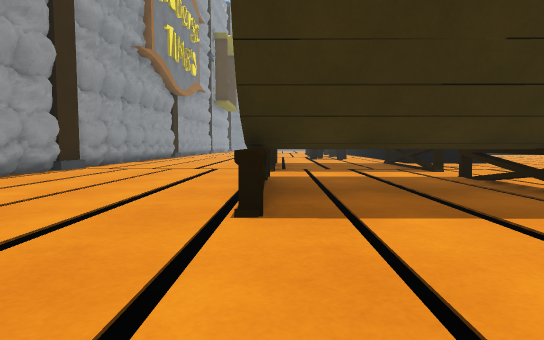
[1] (above)

24 first-person views from a walk through a Unity game level. The camera is 0.68 m above the floor, tilts 4° down and sees 75° across. The floor is counted in squares, 1 m on a side. Each view is taken from the middle of a square. On the plan, view 1 faces up. The plan holds only what a view shows up to about 10 squares ahead; the rest is blank. The place goes on beyond the plan. Some animated figures are not drawn.

[2]
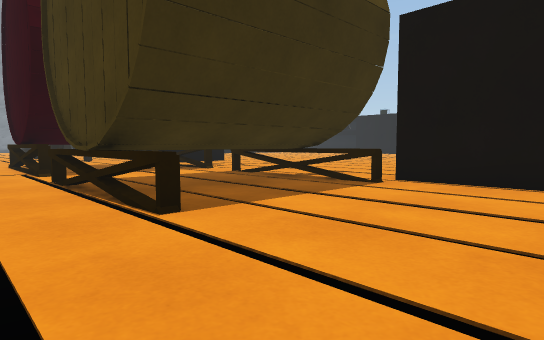

[3]
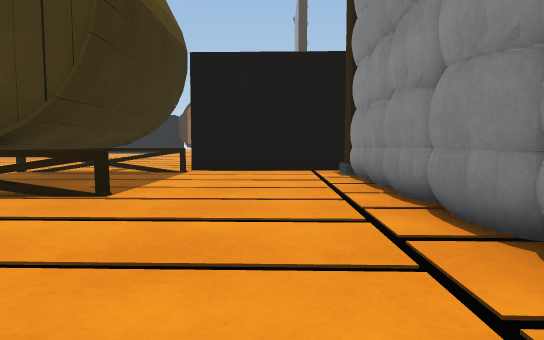

[4]
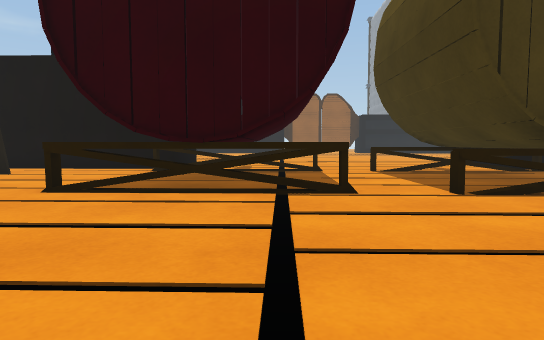

[5]
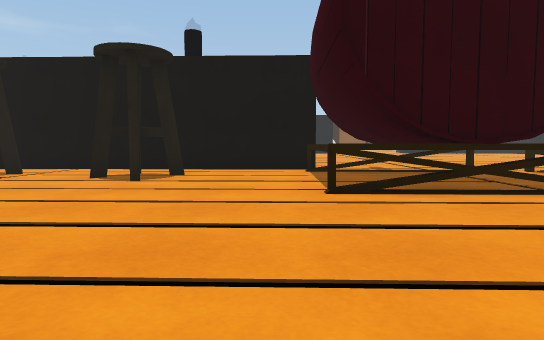

[6]
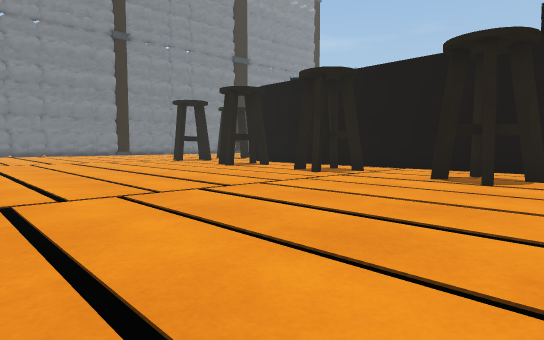

[7]
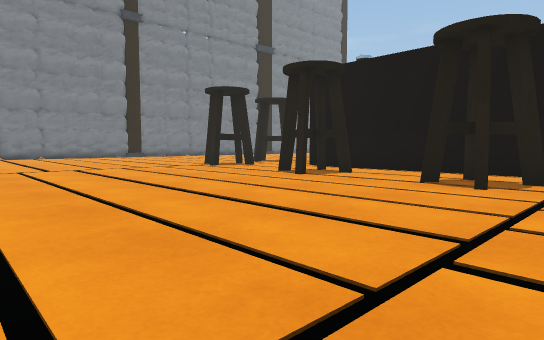

[8]
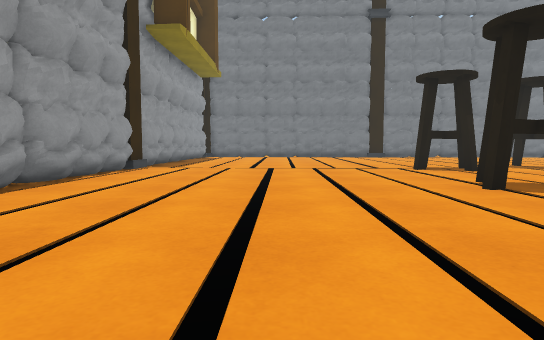

[9]
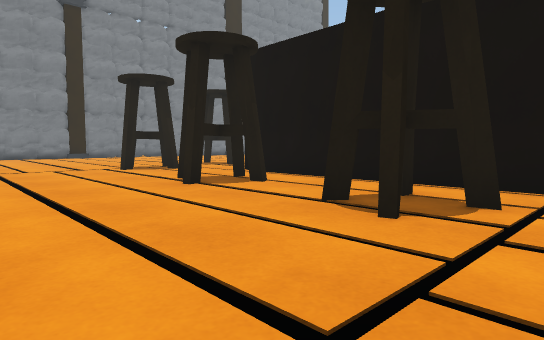

[10]
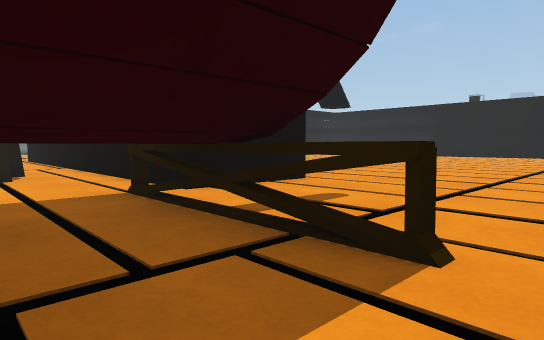

[11]
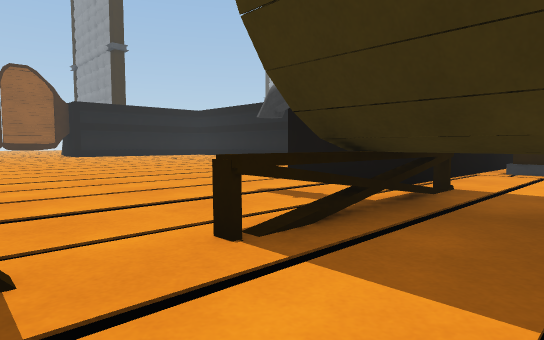

[12]
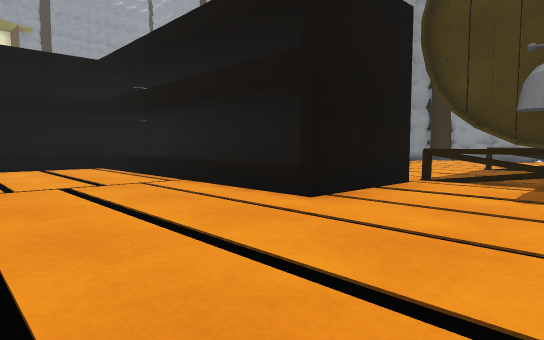

[13]
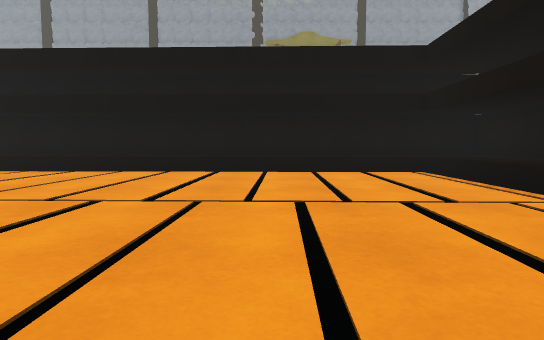

[14]
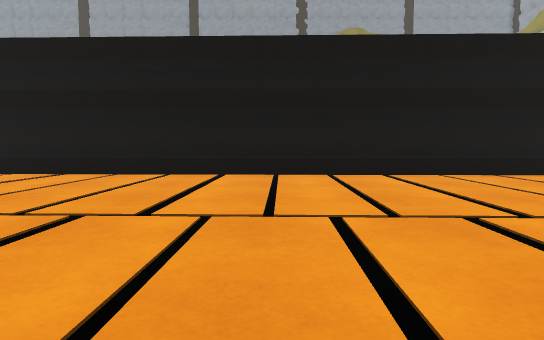

[15]
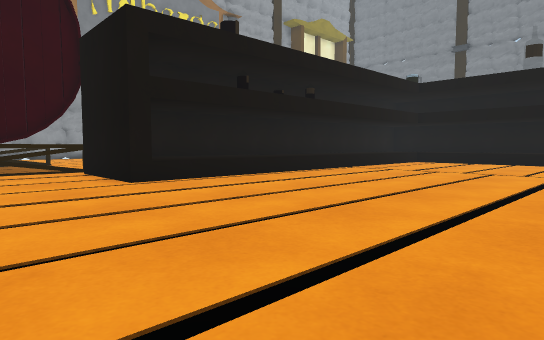

[16]
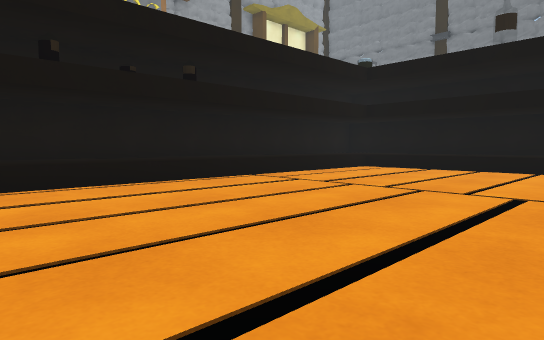

[17]
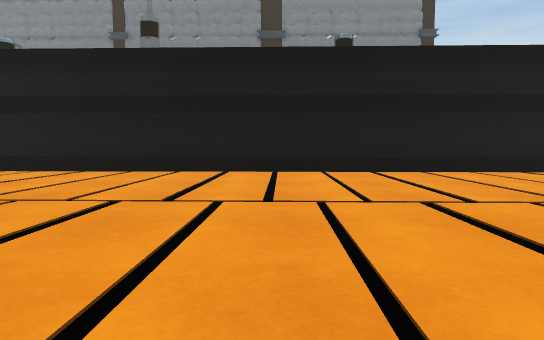

[18]
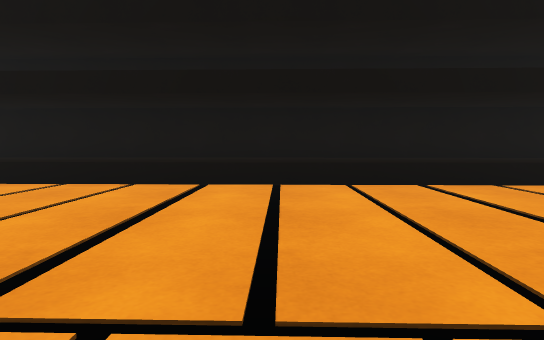

[19]
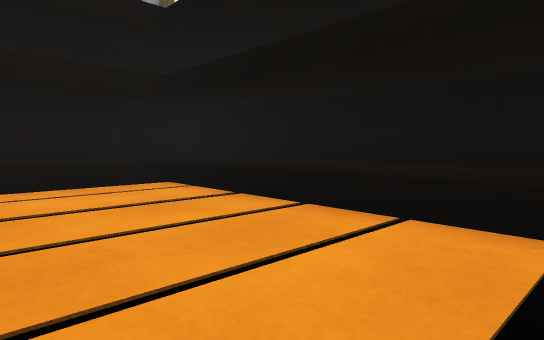

[20]
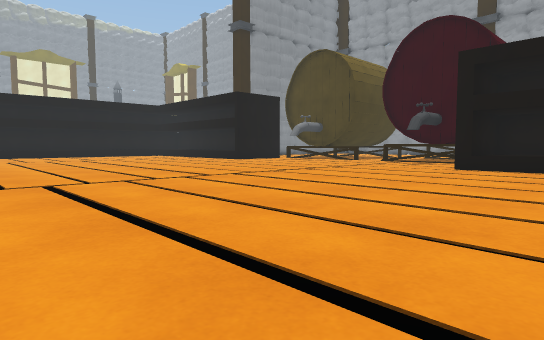

[21]
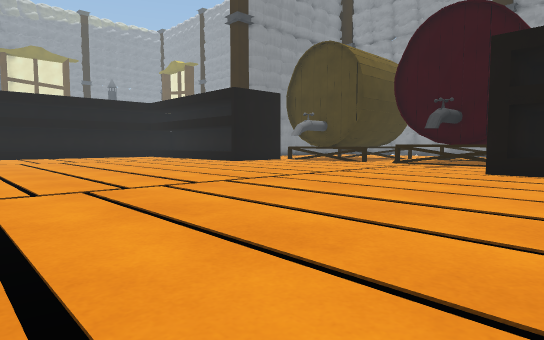

[22]
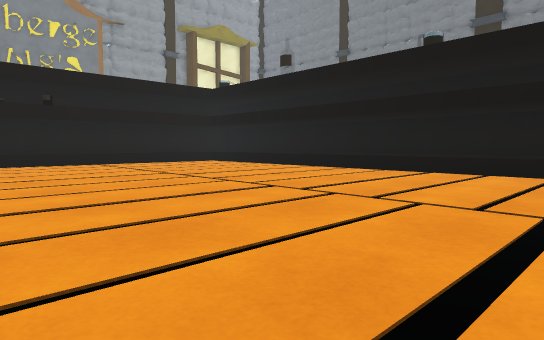

[23]
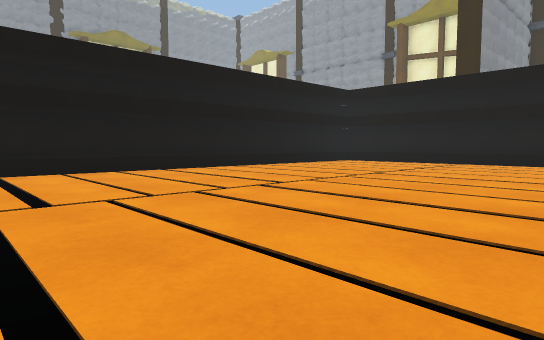

[24]
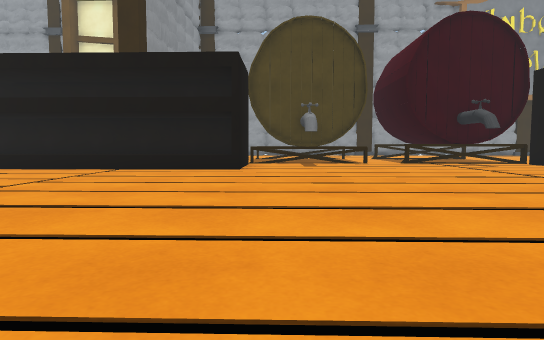

### Floor plan
Key: @ floor where view 1 was taken; # wall or solid block; . floor; ^ raised ledge; O other object.
Columns run from 6 left of view 1 to 21 right of it. Each row starts with its distance up from view 1.
 29  #.......OO
 28  #...........
 27  #..........###########^
 26 ##..........#^^^^^^^^^^^####
 25 #........OO.#^^^^^^^^^^^^^^
 24 ##.......O..#^^.....^^^^^^^^
 23   ..........#^^.............
 22   ..........#^^.............
 21   ......OOO.#^^............
 20   .......O.^^^^............
 19  ..........#^^.............
 18  ..........#^^..............
 17  .......OO.#^^..............
 16  ........O.#^^..............
 15  ..........#^^..............
 14  ..........#^^...........
 13   ....O....###...........
 12    ...OOOOO..............
 11   ....OOOOO.............
 10 #.....OOOOO.............
  9 #.....O...O.............
  8 #.......................
  7 #.....O...O.............
  6  .....OOOOO.............
  5   ....OOOOO............
  4    ...O...O.................
  3    ........###..............
  2   .........#^^..............
  1  ..........#^^..............
  0   ....@....#^^..............
 -1    #######^^^^.............
 -2           .#^^.............
 -3            #^^.............
 -4            #^^..............
 -5            #^^^^^^^^........
 -6            #  ^^^^^^^^^^^^^^
 -7               ##############

Positions as (right, up) in squares from view 1, and headings:
1: (0, 0), facing up
2: (-2, 0), facing up-right
3: (-5, 1), facing right
4: (-5, 10), facing right
5: (-5, 14), facing right
6: (-5, 15), facing up-right
7: (-4, 19), facing up-right
8: (-1, 19), facing up
9: (-1, 19), facing up-right
10: (2, 8), facing up-right
11: (2, 9), facing down-right
12: (11, 6), facing down-left
13: (11, 4), facing down
14: (15, 3), facing down
15: (14, 10), facing up-left
16: (14, 14), facing up-left
17: (15, 15), facing up
18: (15, 18), facing up
19: (14, 21), facing up-left
20: (18, 16), facing down-left
21: (17, 15), facing down-left
22: (21, 15), facing up-left
23: (21, 4), facing down-left
24: (17, 4), facing left
